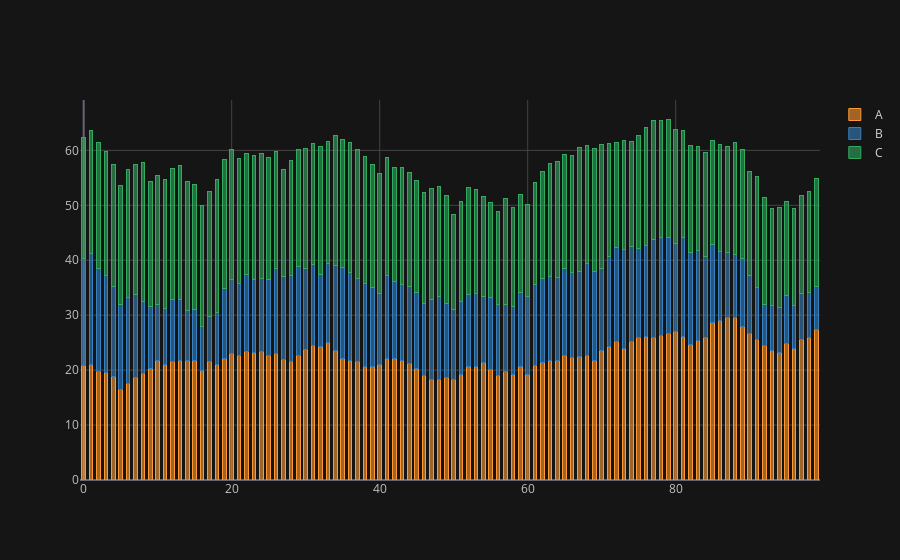

Here is the notebook cell this chart was saved with:
### Code cell
cf.set_config_file(theme='solar')
df.iplot(kind = 'bar', barmode='stack', bargap=0.5)
